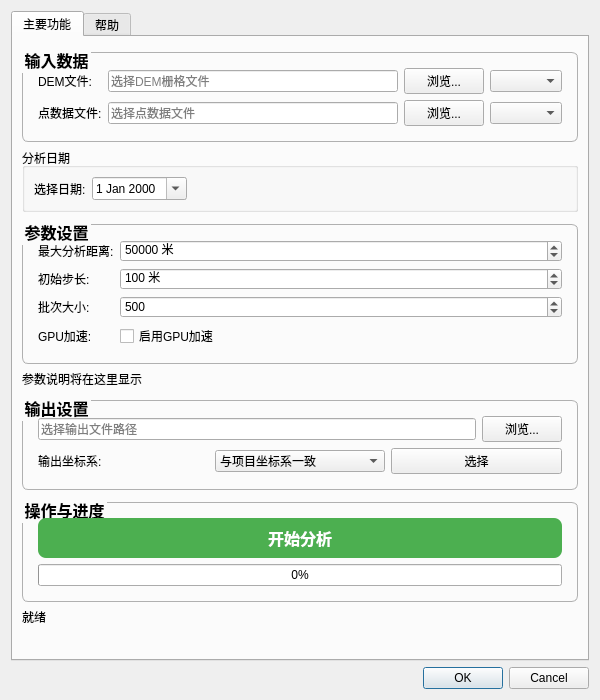
<?xml version="1.0" encoding="UTF-8"?>
<ui version="4.0">
 <class>SunshineDialog</class>
 <widget class="QDialog" name="SunshineDialog">
  <property name="geometry">
   <rect>
    <x>0</x>
    <y>0</y>
    <width>600</width>
    <height>700</height>
   </rect>
  </property>
  <property name="windowTitle">
   <string>日出分析工具</string>
  </property>
  <property name="windowIcon">
   <iconset>
    <normaloff>icon.svg</normaloff>icon.svg</iconset>
  </property>
  <property name="modal">
   <bool>true</bool>
  </property>
  <layout class="QVBoxLayout" name="verticalLayout">
   <item>
    <widget class="QTabWidget" name="tabWidget">
     <property name="currentIndex">
      <number>0</number>
     </property>
     <widget class="QWidget" name="tabMain">
      <attribute name="title">
       <string>主要功能</string>
      </attribute>
      <layout class="QVBoxLayout" name="verticalLayout_2">
       <item>
        <widget class="QGroupBox" name="groupBoxFiles">
         <property name="styleSheet">
          <string>QGroupBox { font-weight: bold; font-size: 12pt; border: 1px solid #b0b0b0; border-radius: 6px; margin-top: 6px; padding: 6px; }</string>
         </property>
         <property name="title">
          <string>输入数据</string>
         </property>
         <layout class="QFormLayout" name="formLayout">
          <item row="0" column="0">
           <widget class="QLabel" name="labelDEM">
            <property name="toolTip">
             <string>选择DEM栅格文件（支持.tif等）</string>
            </property>
            <property name="text">
             <string>DEM文件:</string>
            </property>
           </widget>
          </item>
          <item row="0" column="1">
           <layout class="QHBoxLayout" name="horizontalLayout">
            <item>
             <widget class="QLineEdit" name="lineEditDEM">
              <property name="toolTip">
               <string>输入或浏览DEM文件路径</string>
              </property>
              <property name="placeholderText">
               <string>选择DEM栅格文件</string>
              </property>
             </widget>
            </item>
            <item>
             <widget class="QPushButton" name="btnSelectDEM">
              <property name="toolTip">
               <string>浏览本地DEM文件</string>
              </property>
              <property name="text">
               <string>浏览...</string>
              </property>
              <property name="icon">
               <iconset>
                <normaloff>.</normaloff>.</iconset>
              </property>
             </widget>
            </item>
            <item>
             <widget class="QComboBox" name="comboDEM">
              <property name="toolTip">
               <string>从当前QGIS项目选择DEM图层</string>
              </property>
             </widget>
            </item>
           </layout>
          </item>
          <item row="1" column="0">
           <widget class="QLabel" name="labelPoints">
            <property name="toolTip">
             <string>选择点矢量数据文件（如.shp、.gpkg等）</string>
            </property>
            <property name="text">
             <string>点数据文件:</string>
            </property>
           </widget>
          </item>
          <item row="1" column="1">
           <layout class="QHBoxLayout" name="horizontalLayout_2">
            <item>
             <widget class="QLineEdit" name="lineEditPoints">
              <property name="toolTip">
               <string>输入或浏览点数据文件路径</string>
              </property>
              <property name="placeholderText">
               <string>选择点数据文件</string>
              </property>
             </widget>
            </item>
            <item>
             <widget class="QPushButton" name="btnSelectPoints">
              <property name="toolTip">
               <string>浏览本地点数据文件</string>
              </property>
              <property name="text">
               <string>浏览...</string>
              </property>
              <property name="icon">
               <iconset>
                <normaloff>.</normaloff>.</iconset>
              </property>
             </widget>
            </item>
            <item>
             <widget class="QComboBox" name="comboPoints">
              <property name="toolTip">
               <string>从当前QGIS项目选择点图层</string>
              </property>
             </widget>
            </item>
           </layout>
          </item>
         </layout>
        </widget>
       </item>
       <item>
        <widget class="QGroupBox" name="groupBoxDate">
         <property name="title">
          <string>分析日期</string>
         </property>
         <layout class="QHBoxLayout" name="horizontalLayout_4">
          <item>
           <widget class="QLabel" name="labelDate">
            <property name="text">
             <string>选择日期:</string>
            </property>
           </widget>
          </item>
          <item>
           <widget class="QDateEdit" name="dateEdit">
            <property name="calendarPopup">
             <bool>true</bool>
            </property>
           </widget>
          </item>
          <item>
           <spacer name="horizontalSpacer">
            <property name="orientation">
             <enum>Qt::Horizontal</enum>
            </property>
            <property name="sizeHint" stdset="0">
             <size>
              <width>40</width>
              <height>20</height>
             </size>
            </property>
           </spacer>
          </item>
         </layout>
        </widget>
       </item>
       <item>
        <widget class="QGroupBox" name="groupBoxParams">
         <property name="styleSheet">
          <string>QGroupBox { font-weight: bold; font-size: 12pt; border: 1px solid #b0b0b0; border-radius: 6px; margin-top: 6px; padding: 6px; }</string>
         </property>
         <property name="title">
          <string>参数设置</string>
         </property>
         <layout class="QFormLayout" name="formLayout_2">
          <item row="0" column="0">
           <widget class="QLabel" name="labelMaxDistance">
            <property name="toolTip">
             <string>分析射线的最大距离（单位：米）</string>
            </property>
            <property name="text">
             <string>最大分析距离:</string>
            </property>
           </widget>
          </item>
          <item row="0" column="1">
           <widget class="QSpinBox" name="spinMaxDistance">
            <property name="toolTip">
             <string>分析射线的最大距离（单位：米）</string>
            </property>
            <property name="suffix">
             <string> 米</string>
            </property>
            <property name="minimum">
             <number>1000</number>
            </property>
            <property name="maximum">
             <number>100000</number>
            </property>
            <property name="value">
             <number>50000</number>
            </property>
           </widget>
          </item>
          <item row="1" column="0">
           <widget class="QLabel" name="labelInitialStep">
            <property name="toolTip">
             <string>射线追踪的初始步长（单位：米）</string>
            </property>
            <property name="text">
             <string>初始步长:</string>
            </property>
           </widget>
          </item>
          <item row="1" column="1">
           <widget class="QSpinBox" name="spinInitialStep">
            <property name="toolTip">
             <string>射线追踪的初始步长（单位：米）</string>
            </property>
            <property name="suffix">
             <string> 米</string>
            </property>
            <property name="minimum">
             <number>10</number>
            </property>
            <property name="maximum">
             <number>1000</number>
            </property>
            <property name="value">
             <number>100</number>
            </property>
           </widget>
          </item>
          <item row="2" column="0">
           <widget class="QLabel" name="labelBatchSize">
            <property name="toolTip">
             <string>并行处理时每批次的点数，适当调整可提升性能</string>
            </property>
            <property name="text">
             <string>批次大小:</string>
            </property>
           </widget>
          </item>
          <item row="2" column="1">
           <widget class="QSpinBox" name="spinBatchSize">
            <property name="toolTip">
             <string>并行处理时每批次的点数，适当调整可提升性能</string>
            </property>
            <property name="minimum">
             <number>100</number>
            </property>
            <property name="maximum">
             <number>10000</number>
            </property>
            <property name="value">
             <number>500</number>
            </property>
           </widget>
          </item>
          <item row="3" column="0">
           <widget class="QLabel" name="labelGPU">
            <property name="toolTip">
             <string>启用GPU加速计算（需要安装CuPy）</string>
            </property>
            <property name="text">
             <string>GPU加速:</string>
            </property>
           </widget>
          </item>
          <item row="3" column="1">
           <widget class="QCheckBox" name="checkGPU">
            <property name="cursor">
             <cursorShape>PointingHandCursor</cursorShape>
            </property>
            <property name="mouseTracking">
             <bool>true</bool>
            </property>
            <property name="toolTip">
             <string>启用GPU加速计算，大幅提升处理速度（需要安装CuPy和CUDA）</string>
            </property>
            <property name="inputMethodHints">
             <set>Qt::ImhNone</set>
            </property>
            <property name="text">
             <string>启用GPU加速</string>
            </property>
           </widget>
          </item>
         </layout>
        </widget>
       </item>
       <item>
        <widget class="QLabel" name="labelParamInfo">
         <property name="text">
          <string>参数说明将在这里显示</string>
         </property>
         <property name="wordWrap">
          <bool>true</bool>
         </property>
        </widget>
       </item>
       <item>
        <widget class="QGroupBox" name="groupBoxOutput">
         <property name="styleSheet">
          <string>QGroupBox { font-weight: bold; font-size: 12pt; border: 1px solid #b0b0b0; border-radius: 6px; margin-top: 6px; padding: 6px; }</string>
         </property>
         <property name="title">
          <string>输出设置</string>
         </property>
         <layout class="QVBoxLayout" name="verticalLayoutOutput">
          <item>
           <layout class="QHBoxLayout" name="horizontalLayout_3">
            <item>
             <widget class="QLineEdit" name="lineEditOutput">
              <property name="toolTip">
               <string>输出分析结果的文件路径（留空则自动生成临时文件）</string>
              </property>
              <property name="placeholderText">
               <string>选择输出文件路径</string>
              </property>
             </widget>
            </item>
            <item>
             <widget class="QPushButton" name="btnSelectOutput">
              <property name="toolTip">
               <string>浏览输出文件保存位置</string>
              </property>
              <property name="text">
               <string>浏览...</string>
              </property>
              <property name="icon">
               <iconset>
                <normaloff>.</normaloff>.</iconset>
              </property>
             </widget>
            </item>
           </layout>
          </item>
          <item>
           <layout class="QHBoxLayout" name="horizontalLayoutCRS">
            <item>
             <widget class="QLabel" name="labelCRS">
              <property name="toolTip">
               <string>选择分析结果的输出坐标系</string>
              </property>
              <property name="text">
               <string>输出坐标系:</string>
              </property>
             </widget>
            </item>
            <item>
             <widget class="QComboBox" name="comboCRS">
              <property name="toolTip">
               <string>选择输出结果的坐标系</string>
              </property>
              <item>
               <property name="text">
                <string>与项目坐标系一致</string>
               </property>
              </item>
              <item>
               <property name="text">
                <string>与输入点图层一致</string>
               </property>
              </item>
              <item>
               <property name="text">
                <string>WGS84</string>
               </property>
              </item>
              <item>
               <property name="text">
                <string>自定义...</string>
               </property>
              </item>
             </widget>
            </item>
            <item>
             <widget class="QPushButton" name="btnSelectCRS">
              <property name="enabled">
               <bool>true</bool>
              </property>
              <property name="toolTip">
               <string>自定义输出坐标系</string>
              </property>
              <property name="text">
               <string>选择</string>
              </property>
             </widget>
            </item>
           </layout>
          </item>
         </layout>
        </widget>
       </item>
       <item>
        <widget class="QGroupBox" name="groupBoxAction">
         <property name="styleSheet">
          <string>QGroupBox { font-weight: bold; font-size: 12pt; border: 1px solid #b0b0b0; border-radius: 6px; margin-top: 6px; padding: 6px; }</string>
         </property>
         <property name="title">
          <string>操作与进度</string>
         </property>
         <layout class="QVBoxLayout" name="verticalLayoutAction">
          <item>
           <widget class="QPushButton" name="btnAnalyze">
            <property name="toolTip">
             <string>点击开始分析日出可见性</string>
            </property>
            <property name="styleSheet">
             <string>QPushButton { background-color: #4CAF50; color: white; border-radius: 8px; font-weight: bold; font-size: 12pt; padding: 8px 24px; } QPushButton:hover { background-color: #388E3C; }</string>
            </property>
            <property name="text">
             <string>开始分析</string>
            </property>
            <property name="icon">
             <iconset>
              <normaloff>.</normaloff>.</iconset>
            </property>
           </widget>
          </item>
          <item>
           <widget class="QProgressBar" name="progressBar">
            <property name="toolTip">
             <string>显示分析进度</string>
            </property>
            <property name="minimum">
             <number>0</number>
            </property>
            <property name="maximum">
             <number>100</number>
            </property>
            <property name="value">
             <number>0</number>
            </property>
            <property name="textVisible">
             <bool>true</bool>
            </property>
           </widget>
          </item>
         </layout>
        </widget>
       </item>
       <item>
        <widget class="QLabel" name="labelStatus">
         <property name="text">
          <string>就绪</string>
         </property>
         <property name="wordWrap">
          <bool>true</bool>
         </property>
        </widget>
       </item>
       <item>
        <spacer name="verticalSpacer">
         <property name="orientation">
          <enum>Qt::Vertical</enum>
         </property>
         <property name="sizeHint" stdset="0">
          <size>
           <width>20</width>
           <height>40</height>
          </size>
         </property>
        </spacer>
       </item>
      </layout>
     </widget>
     <widget class="QWidget" name="tabHelp">
      <attribute name="title">
       <string>帮助</string>
      </attribute>
      <layout class="QVBoxLayout" name="verticalLayout_3">
       <item>
        <widget class="QTextEdit" name="textEditHelp">
         <property name="readOnly">
          <bool>true</bool>
         </property>
         <property name="html">
          <string>&lt;!DOCTYPE HTML PUBLIC &quot;-//W3C//DTD HTML 4.0//EN&quot; &quot;http://www.w3.org/TR/REC-html40/strict.dtd&quot;&gt;
&lt;html&gt;&lt;head&gt;&lt;meta name=&quot;qrichtext&quot; content=&quot;1&quot; /&gt;&lt;style type=&quot;text/css&quot;&gt;
p, li { white-space: pre-wrap; }
&lt;/style&gt;&lt;/head&gt;&lt;body style=&quot; font-family:'SimSun'; font-size:9pt; font-weight:400; font-style:normal;&quot;&gt;
&lt;p style=&quot; margin-top:0px; margin-bottom:0px; margin-left:0px; margin-right:0px; -qt-block-indent:0; text-indent:0px;&quot;&gt;&lt;span style=&quot; font-family:'MS Shell Dlg 2'; font-size:12pt; font-weight:600;&quot;&gt;日出分析工具使用说明&lt;/span&gt;&lt;/p&gt;
&lt;p style=&quot; margin-top:0px; margin-bottom:0px; margin-left:0px; margin-right:0px; -qt-block-indent:0; text-indent:0px;&quot;&gt;&lt;span style=&quot; font-family:'MS Shell Dlg 2'; font-size:8.25pt;&quot;&gt;&lt;br /&gt;&lt;/span&gt;&lt;/p&gt;
&lt;p style=&quot; margin-top:0px; margin-bottom:0px; margin-left:0px; margin-right:0px; -qt-block-indent:0; text-indent:0px;&quot;&gt;&lt;span style=&quot; font-family:'MS Shell Dlg 2'; font-size:8.25pt; font-weight:600;&quot;&gt;功能说明:&lt;/span&gt;&lt;/p&gt;
&lt;p style=&quot; margin-top:0px; margin-bottom:0px; margin-left:0px; margin-right:0px; -qt-block-indent:0; text-indent:0px;&quot;&gt;&lt;span style=&quot; font-family:'MS Shell Dlg 2'; font-size:8.25pt;&quot;&gt;1. 计算日出方位角：根据指定日期和位置计算日出方位角&lt;/span&gt;&lt;/p&gt;
&lt;p style=&quot; margin-top:0px; margin-bottom:0px; margin-left:0px; margin-right:0px; -qt-block-indent:0; text-indent:0px;&quot;&gt;&lt;span style=&quot; font-family:'MS Shell Dlg 2'; font-size:8.25pt;&quot;&gt;2. 日出可见性分析：分析地形对日出可见性的影响，输出评分结果&lt;/span&gt;&lt;/p&gt;
&lt;p style=&quot; margin-top:0px; margin-bottom:0px; margin-left:0px; margin-right:0px; -qt-block-indent:0; text-indent:0px;&quot;&gt;&lt;span style=&quot; font-family:'MS Shell Dlg 2'; font-size:8.25pt;&quot;&gt;&lt;br /&gt;&lt;/span&gt;&lt;/p&gt;
&lt;p style=&quot; margin-top:0px; margin-bottom:0px; margin-left:0px; margin-right:0px; -qt-block-indent:0; text-indent:0px;&quot;&gt;&lt;span style=&quot; font-family:'MS Shell Dlg 2'; font-size:8.25pt; font-weight:600;&quot;&gt;使用步骤:&lt;/span&gt;&lt;/p&gt;
&lt;p style=&quot; margin-top:0px; margin-bottom:0px; margin-left:0px; margin-right:0px; -qt-block-indent:0; text-indent:0px;&quot;&gt;&lt;span style=&quot; font-family:'MS Shell Dlg 2'; font-size:8.25pt;&quot;&gt;1. 选择DEM文件（支持.tif, .tiff, .asc等格式）&lt;/span&gt;&lt;/p&gt;
&lt;p style=&quot; margin-top:0px; margin-bottom:0px; margin-left:0px; margin-right:0px; -qt-block-indent:0; text-indent:0px;&quot;&gt;&lt;span style=&quot; font-family:'MS Shell Dlg 2'; font-size:8.25pt;&quot;&gt;2. 选择点数据文件（支持.shp, .gpkg, .geojson等格式）&lt;/span&gt;&lt;/p&gt;
&lt;p style=&quot; margin-top:0px; margin-bottom:0px; margin-left:0px; margin-right:0px; -qt-block-indent:0; text-indent:0px;&quot;&gt;&lt;span style=&quot; font-family:'MS Shell Dlg 2'; font-size:8.25pt;&quot;&gt;3. 设置输出文件路径&lt;/span&gt;&lt;/p&gt;
&lt;p style=&quot; margin-top:0px; margin-bottom:0px; margin-left:0px; margin-right:0px; -qt-block-indent:0; text-indent:0px;&quot;&gt;&lt;span style=&quot; font-family:'MS Shell Dlg 2'; font-size:8.25pt;&quot;&gt;4. 选择分析日期&lt;/span&gt;&lt;/p&gt;
&lt;p style=&quot; margin-top:0px; margin-bottom:0px; margin-left:0px; margin-right:0px; -qt-block-indent:0; text-indent:0px;&quot;&gt;&lt;span style=&quot; font-family:'MS Shell Dlg 2'; font-size:8.25pt;&quot;&gt;5. 调整分析参数（可选）&lt;/span&gt;&lt;/p&gt;
&lt;p style=&quot; margin-top:0px; margin-bottom:0px; margin-left:0px; margin-right:0px; -qt-block-indent:0; text-indent:0px;&quot;&gt;&lt;span style=&quot; font-family:'MS Shell Dlg 2'; font-size:8.25pt;&quot;&gt;6. 选择输出坐标系（可选）&lt;/span&gt;&lt;/p&gt;
&lt;p style=&quot; margin-top:0px; margin-bottom:0px; margin-left:0px; margin-right:0px; -qt-block-indent:0; text-indent:0px;&quot;&gt;&lt;span style=&quot; font-family:'MS Shell Dlg 2'; font-size:8.25pt;&quot;&gt;7. 点击&amp;quot;开始分析&amp;quot;按钮&lt;/span&gt;&lt;/p&gt;
&lt;p style=&quot; margin-top:0px; margin-bottom:0px; margin-left:0px; margin-right:0px; -qt-block-indent:0; text-indent:0px;&quot;&gt;&lt;span style=&quot; font-family:'MS Shell Dlg 2'; font-size:8.25pt;&quot;&gt;&lt;br /&gt;&lt;/span&gt;&lt;/p&gt;
&lt;p style=&quot; margin-top:0px; margin-bottom:0px; margin-left:0px; margin-right:0px; -qt-block-indent:0; text-indent:0px;&quot;&gt;&lt;span style=&quot; font-family:'MS Shell Dlg 2'; font-size:8.25pt; font-weight:600;&quot;&gt;评分说明:&lt;/span&gt;&lt;/p&gt;
&lt;p style=&quot; margin-top:0px; margin-bottom:0px; margin-left:0px; margin-right:0px; -qt-block-indent:0; text-indent:0px;&quot;&gt;&lt;span style=&quot; font-family:'MS Shell Dlg 2'; font-size:8.25pt;&quot;&gt;5分 = 无遮挡，视野完全开阔&lt;/span&gt;&lt;/p&gt;
&lt;p style=&quot; margin-top:0px; margin-bottom:0px; margin-left:0px; margin-right:0px; -qt-block-indent:0; text-indent:0px;&quot;&gt;&lt;span style=&quot; font-family:'MS Shell Dlg 2'; font-size:8.25pt;&quot;&gt;4分 = 轻微遮挡，基本不影响观看日出&lt;/span&gt;&lt;/p&gt;
&lt;p style=&quot; margin-top:0px; margin-bottom:0px; margin-left:0px; margin-right:0px; -qt-block-indent:0; text-indent:0px;&quot;&gt;&lt;span style=&quot; font-family:'MS Shell Dlg 2'; font-size:8.25pt;&quot;&gt;3分 = 部分遮挡，日出观看效果一般&lt;/span&gt;&lt;/p&gt;
&lt;p style=&quot; margin-top:0px; margin-bottom:0px; margin-left:0px; margin-right:0px; -qt-block-indent:0; text-indent:0px;&quot;&gt;&lt;span style=&quot; font-family:'MS Shell Dlg 2'; font-size:8.25pt;&quot;&gt;2分 = 严重遮挡，日出观看效果较差&lt;/span&gt;&lt;/p&gt;
&lt;p style=&quot; margin-top:0px; margin-bottom:0px; margin-left:0px; margin-right:0px; -qt-block-indent:0; text-indent:0px;&quot;&gt;&lt;span style=&quot; font-family:'MS Shell Dlg 2'; font-size:8.25pt;&quot;&gt;1分 = 几乎完全遮挡，很难看到日出&lt;/span&gt;&lt;/p&gt;
&lt;p style=&quot; margin-top:0px; margin-bottom:0px; margin-left:0px; margin-right:0px; -qt-block-indent:0; text-indent:0px;&quot;&gt;&lt;span style=&quot; font-family:'MS Shell Dlg 2'; font-size:8.25pt;&quot;&gt;0分 = 完全遮挡，无法看到日出&lt;/span&gt;&lt;/p&gt;
&lt;p style=&quot;-qt-paragraph-type:empty; margin-top:0px; margin-bottom:0px; margin-left:0px; margin-right:0px; -qt-block-indent:0; text-indent:0px; font-family:'MS Shell Dlg 2'; font-size:8.25pt;&quot;&gt;&lt;br /&gt;&lt;/p&gt;
&lt;p style=&quot;-qt-paragraph-type:empty; margin-top:0px; margin-bottom:0px; margin-left:0px; margin-right:0px; -qt-block-indent:0; text-indent:0px; font-family:'MS Shell Dlg 2'; font-size:8.25pt;&quot;&gt;&lt;br /&gt;&lt;/p&gt;
&lt;p style=&quot; margin-top:0px; margin-bottom:0px; margin-left:0px; margin-right:0px; -qt-block-indent:0; text-indent:0px;&quot;&gt;&lt;span style=&quot; font-family:'MS Shell Dlg 2'; font-size:8.25pt; font-weight:600;&quot;&gt;日出方位角说明&lt;/span&gt;&lt;/p&gt;
&lt;p style=&quot; margin-top:0px; margin-bottom:0px; margin-left:0px; margin-right:0px; -qt-block-indent:0; text-indent:0px;&quot;&gt;&lt;span style=&quot; font-family:'MS Shell Dlg 2'; font-size:8.25pt;&quot;&gt;日出方位角受日期和点坐标影响，赤道夏至、冬至时日出方位角为90度，庐山地区在实习期间（9月20日左右）日出方位角约为90.2度，插件将为每个输入点计算日出方位角&lt;br /&gt;&lt;/span&gt;&lt;/p&gt;
&lt;p style=&quot;-qt-paragraph-type:empty; margin-top:0px; margin-bottom:0px; margin-left:0px; margin-right:0px; -qt-block-indent:0; text-indent:0px; font-family:'MS Shell Dlg 2'; font-size:8.25pt;&quot;&gt;&lt;br /&gt;&lt;/p&gt;
&lt;p style=&quot; margin-top:0px; margin-bottom:0px; margin-left:0px; margin-right:0px; -qt-block-indent:0; text-indent:0px;&quot;&gt;&lt;span style=&quot; font-family:'MS Shell Dlg 2'; font-size:8.25pt; font-weight:600;&quot;&gt;注意事项:&lt;/span&gt;&lt;/p&gt;
&lt;p style=&quot; margin-top:0px; margin-bottom:0px; margin-left:0px; margin-right:0px; -qt-block-indent:0; text-indent:0px;&quot;&gt;&lt;span style=&quot; font-family:'MS Shell Dlg 2'; font-size:8.25pt;&quot;&gt;- 分析时间取决于点数量和计算机性能，点数量&amp;gt;100000请使用GPU加速功能，使用方法详见“主页”&lt;/span&gt;&lt;/p&gt;
&lt;p style=&quot; margin-top:0px; margin-bottom:0px; margin-left:0px; margin-right:0px; -qt-block-indent:0; text-indent:0px;&quot;&gt;&lt;span style=&quot; font-family:'MS Shell Dlg 2'; font-size:8.25pt;&quot;&gt;- 结果将自动加载到QGIS地图中&lt;/span&gt;&lt;/p&gt;&lt;/body&gt;&lt;/html&gt;</string>
   </property>
        </widget>
       </item>
      </layout>
     </widget>
    </widget>
   </item>
   <item>
    <widget class="QDialogButtonBox" name="button_box">
     <property name="orientation">
    <enum>Qt::Horizontal</enum>
   </property>
     <property name="standardButtons">
    <set>QDialogButtonBox::Cancel|QDialogButtonBox::Ok</set>
   </property>
  </widget>
   </item>
  </layout>
 </widget>
 <resources>
  <include location="../redLayer/icons/inbox.svg"/>
  <include location="../redLayer/icons/outbox.svg"/>
  <include location="../redLayer/icons/sketch.svg"/>
 </resources>
 <connections>
  <connection>
   <sender>button_box</sender>
   <signal>accepted()</signal>
   <receiver>SunshineDialog</receiver>
   <slot>accept()</slot>
   <hints>
    <hint type="sourcelabel">
     <x>20</x>
     <y>20</y>
    </hint>
    <hint type="destinationlabel">
     <x>20</x>
     <y>20</y>
    </hint>
   </hints>
  </connection>
  <connection>
   <sender>button_box</sender>
   <signal>rejected()</signal>
   <receiver>SunshineDialog</receiver>
   <slot>reject()</slot>
   <hints>
    <hint type="sourcelabel">
     <x>20</x>
     <y>20</y>
    </hint>
    <hint type="destinationlabel">
     <x>20</x>
     <y>20</y>
    </hint>
   </hints>
  </connection>
 </connections>
</ui>
